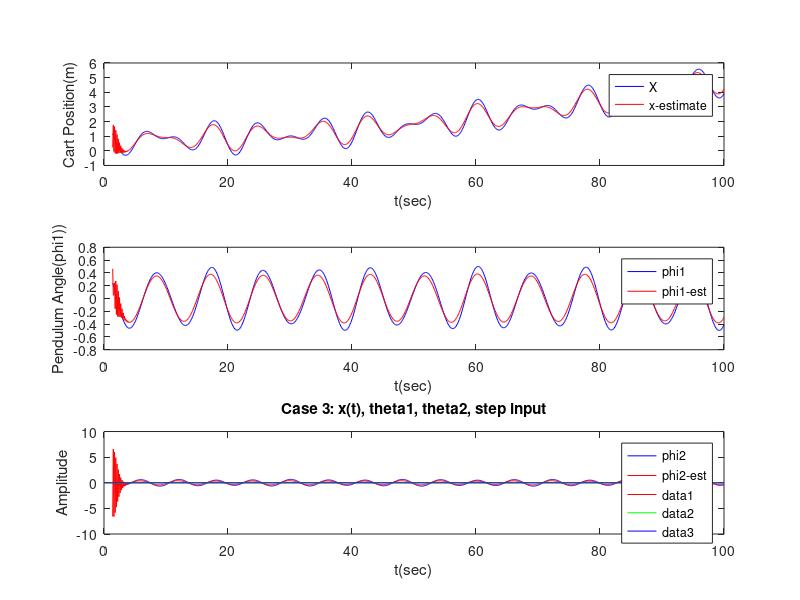

The MATLAB script that drew this image:
%% Part F - Luenberger Observer

clear all;
clear;

%%

A =[ 0, 1,            0, 0,            0, 0;
     0, 0,    -981/1000, 0,    -981/1000, 0;
     0, 0,            0, 1,            0, 0;
     0, 0, -10791/20000, 0,   -981/20000, 0;
     0, 0,            0, 0,            0, 1;
     0, 0,   -981/10000, 0, -10791/10000, 0];

B =[    0;
    1/1000;
         0;
   1/20000;
         0;
   1/10000];

% Change values here to for selecting output
C = [1 0 0 0 0 0;
     0 0 1 0 0 0
     0 0 0 0 1 0];
 
D = 0;

%% Open loop tracking

poles = [-1.61 -1.71 -1.6 -1.72 -1.51 -1.7]; % x, theta_1, theta_2
% poles = [-0.51 -0.55 -0.52 -0.50 -0.68 -0.6]; % x
% poles = [-0.3 -1.6 -1.7 -1.5 -1.52 -1.68]; % x theta 2
L = place(A', C', poles)';

states = {'x' 'x_dot' 'phi1' 'phi_dot1' 'phi2' 'phi_dot2'};
inputs = {'f'};
outputs = {'x'; 'phi1'; 'phi2'};

sys_cl = ss(A,B,C,D,'statename',states,'inputname',inputs,'outputname',outputs);

t = 0:0.1:100;
r = ones(size(t));
x_initial = [2; 0; 0.5; 0; 0.5; 0];
x_hat = [2; 0; 0.5; 0; 0.5; 0];
x_est = x_hat';
iter = 2;
[y,t,x] = lsim(sys_cl,r,t,x_initial);

for i = 0.1:0.1:100
    x_hat = x_hat + A * x_hat + B.*r(iter) + L*(y(iter,:)' - C*x_hat);
    x_est = [x_est;x_hat'];
    iter = iter + 1;
end

t = t(15:end);
figure
subplot(3,1,1) 
plot(t,x(15:end,1), 'b')
hold on
plot(t,x_est(15:end,1),'r')
xlabel('t(sec)'),ylabel('Cart Position(m)'),legend('X','x-estimate')

subplot(3,1,2)
plot(t,x(15:end,3), 'b')
hold on
plot(t,x_est(15:end,3),'r')
xlabel('t(sec)'),ylabel('Pendulum Angle(phi1))'),legend('phi1','phi1-est')
% 
subplot(3,1,3)
plot(t,x(15:end,5), 'b')
hold on
plot(t,x_est(15:end,5),'r')
xlabel('t(sec)'),ylabel('Pendulum Angle(phi2))'),legend('phi2','phi2-est')

%% LQR with observer

Q = [100000     0     0     0     0     0;
     0    10     0     0     0     0;
     0     0     1000000     0     0     0;
     0     0     0    10     0     0;
     0     0     0     0     1000000     0;
     0     0     0     0     0    10] %cost matrix 


R=0.001

K = lqr(A,B,Q,R)
% K=[0 0 0 0 0 0 ];
Ac = [(A-B*K)];
Bc = [B];
Cc = [C];
Dc = [D];

% Place poles
poles = [-1.61 -1.71 -1.6 -1.72 -1 -1.7];
L = place(A', C', poles)';

Ace = [(A-B*K) (B*K);
       zeros(size(A)) (A-L*C)];
Bce = [B;
       zeros(size(B))];
Cce = [Cc zeros(size(Cc))];
Dce = [0;0;0];

states = {'x' 'x_dot' 'phi1' 'phi_dot1' 'phi2' 'phi_dot2' 'e1' 'e2' 'e3' 'e4' 'e5' 'e6'};
inputs = {'f'};
outputs = {'x'; 'phi1'; 'phi2'};

sys_cl = ss(Ace,Bce,Cce,Dce,'statename',states,'inputname',inputs,'outputname',outputs);

t = 0:0.1:100;
r = 1 * ones(size(t));
x_initial = [2, 0, 0.5, 0, 0.5, 0, 0, 0, 0, 0, 0, 0];

% Add x_intital to lsim as the last argument to simulate initial conditions. Else leave empty
[y,t,x] = lsim(sys_cl,r,t);
plot(t, y(:,1), 'r');
hold on
plot(t, y(:,2), 'g');
hold on
plot(t, y(:,3), 'b');
xlabel('t(sec)'),ylabel('Amplitude')
title('Case 3: x(t), theta1, theta2, step input');